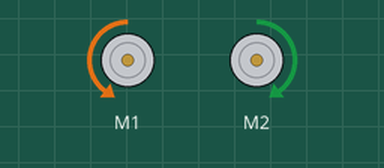
A sketch run on a simulated Arduino Uno, built with avr-gcc and run on an emulated ATmega328P. On the bench: 2 × DC motor (green arrow = forward, orange = backward, longer = faster).

Above: at 1.5 s.
At 3.5 s:
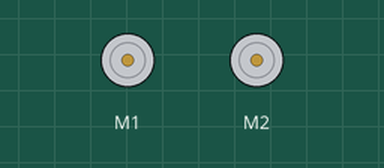
At 5.5 s:
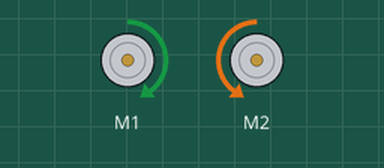
Timing chart, 0 to 10.4 s (numbered marks = the images above):
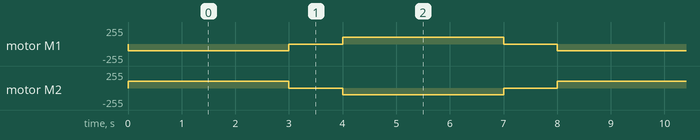

Measured:
- by itself, motor M1: repeats every 8.0 s: stopped 1.0 s, forward 100/255 3.0 s, stopped 1.0 s, backward 100/255 3.0 s
- by itself, motor M2: repeats every 8.0 s: stopped 1.0 s, backward 100/255 3.0 s, stopped 1.0 s, forward 100/255 3.0 s

The sketch:

Ultimate2.0_MotorMove.ino
```cpp
#include <MeMegaPi.h>

MeMegaPiDCMotor motor1(PORT1B);
MeMegaPiDCMotor motor2(PORT2B);
uint8_t motorSpeed = 100;
uint8_t motorStop = 0;
void setup()
{
    Serial.begin(9600);
}
void loop()
{
    motor1.run(-motorSpeed);    // 前進
    motor2.run(motorSpeed);
    delay(3000);
    motor1.run(motorStop);
    motor2.run(motorStop);
    delay(1000);
    motor1.run(motorSpeed);     // 後退
    motor2.run(-motorSpeed);
    delay(3000);
    motor1.run(motorStop);
    motor2.run(motorStop);
    delay(1000);
}
```
